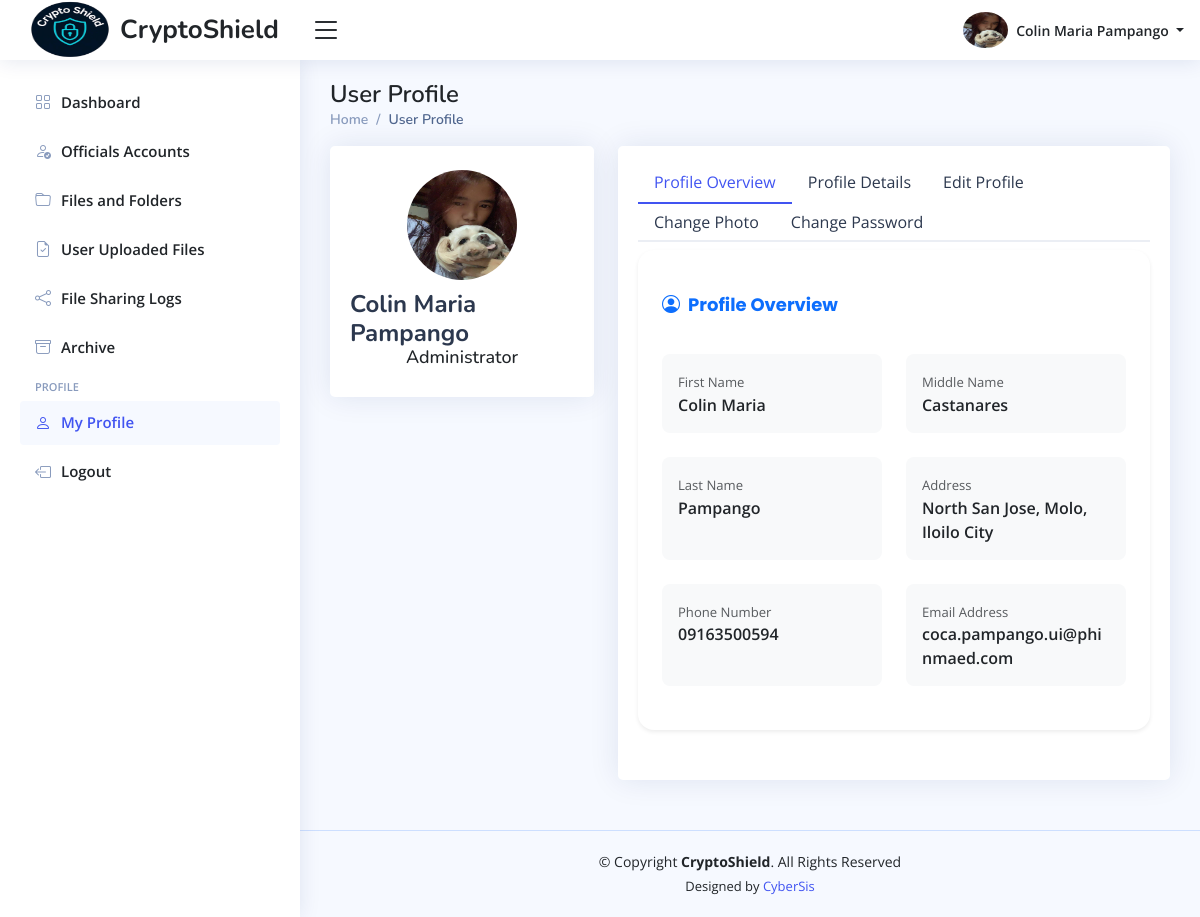
Page /admin/home.php?page=user-profile (signed in) on the committed database.
### tables this page shows
CREATE TABLE `admin_info_tbl` (
  `admin_id` int(11) NOT NULL,
  `profile_picture` varchar(255) DEFAULT NULL,
  `date_of_birth` date DEFAULT NULL,
  `gender` enum('Male','Female','Others') DEFAULT 'Others',
  `phone_number` varchar(100) NOT NULL,
  `full_address` varchar(255) NOT NULL,
  `updated_at` timestamp NOT NULL DEFAULT current_timestamp() ON UPDATE current_timestamp()
);

CREATE TABLE `admin_accounts_tbl` (
  `admin_id` int(11) NOT NULL,
  `first_name` varchar(100) NOT NULL,
  `middle_name` varchar(100) DEFAULT NULL,
  `last_name` varchar(100) NOT NULL,
  `email_address` varchar(150) NOT NULL,
  `admin_password` varchar(255) NOT NULL,
  `role` varchar(100) DEFAULT 'Administrator',
  `reset_password_token` varchar(255) DEFAULT NULL,
  `password_token_expiry` datetime DEFAULT NULL,
  `created_at` timestamp NOT NULL DEFAULT current_timestamp(),
  `updated_at` timestamp NOT NULL DEFAULT current_timestamp() ON UPDATE current_timestamp()
);

### admin/pages/user-profile.php (the view, shortened to what this page needs)
<?php
    $active_tab = "overview";
?>
<main id="main" class="main">
    <?php include_once "includes/pagetitle.php"; ?>
    <section class="section profile">
        <div class="row">
            <div class="col-xl-4">
                <div class="card mb-2">
                    <div class="card-body profile-card pt-4 d-flex flex-column align-items-center">
                        <img
                            src="<?php echo htmlspecialchars($image_path . $profile_picture); ?>"
                            alt="Profile Picture"
                            class="rounded-circle"
                            id="profile-preview"
                            width="110" height="110">
                        <h2> <?php echo htmlspecialchars($first_name . " " . $last_name); ?> </h2>
                        <h3> <?php echo htmlspecialchars($role); ?> </h3>
                    </div>
                </div>
            </div>
            <div class="col-xl-8">
                <div class="card">
                    <div class="card-body pt-3">
                        <ul class="nav nav-tabs nav-tabs-bordered">
                            <li class="nav-item">
                                <button class="nav-link <?php echo htmlspecialchars($active_tab === "overview" ? "active" : ""); ?>" data-bs-toggle="tab" data-bs-target="#profile-overview"> Profile Overview </button>
                            </li>
                            <li class="nav-item">
                                <button class="nav-link" data-bs-toggle="tab" data-bs-target="#other-information"> Profile Details </button>
                            </li>
                            <li class="nav-item">
                                <button class="nav-link <?php echo htmlspecialchars($active_tab === "profile" ? "active" : ""); ?>" data-bs-toggle="tab" data-bs-target="#edit-information"> Edit Profile </button>
                            </li>
                            <li class="nav-item">
                                <button class="nav-link <?php echo htmlspecialchars($active_tab === "photo" ? "active" : ""); ?>" data-bs-toggle="tab" data-bs-target="#picture-edit"> Change Photo </button>
                            </li>
                            <li class="nav-item">
                                <button class="nav-link <?php echo htmlspecialchars($active_tab === "password" ? "active" : ""); ?>" data-bs-toggle="tab" data-bs-target="#change-password"> Change Password </button>
                            </li>
                        </ul>
                        <div class="tab-content pt-2">
                            <div class="tab-pane fade <?php echo htmlspecialchars($active_tab === "overview" ? "show active" : ""); ?> profile-overview" id="profile-overview">
                                <div class="card border-0 shadow-sm rounded-4">
                                    <div class="card-body p-4">
                                        <h5 class="card-title fw-bold mb-4 text-primary">
                                            <i class="bi bi-person-circle me-2"></i>Profile Overview
                                        </h5>
                                        <div class="row g-4">
                                            <div class="col-md-6">
                                                <div class="bg-light rounded-3 p-3 h-100">
                                                    <small class="text-muted">First Name</small>
                                                    <p class="fw-semibold fs-6 mb-0"><?php echo htmlspecialchars($first_name); ?></p>
                                                </div>
                                            </div>
                                            <div class="col-md-6">
                                                <div class="bg-light rounded-3 p-3 h-100">
                                                    <small class="text-muted">Middle Name</small>
                                                    <p class="fw-semibold fs-6 mb-0"><?php echo htmlspecialchars($middle_name); ?></p>
                                                </div>
                                            </div>
                                            <div class="col-md-6">
                                                <div class="bg-light rounded-3 p-3 h-100">
                                                    <small class="text-muted">Last Name</small>
                                                    <p class="fw-semibold fs-6 mb-0"><?php echo htmlspecialchars($last_name); ?></p>
                                                </div>
                                            </div>
                                            <div class="col-md-6">
                                                <div class="bg-light rounded-3 p-3 h-100">
                                                    <small class="text-muted">Address</small>
                                                    <p class="fw-semibold fs-6 mb-0"><?php echo htmlspecialchars($address); ?></p>
                                                </div>
                                            </div>
                                            <div class="col-md-6">
                                                <div class="bg-light rounded-3 p-3 h-100">
                                                    <small class="text-muted">Phone Number</small>
                                                    <p class="fw-semibold fs-6 mb-0"><?php echo htmlspecialchars($phone_number); ?></p>
                                                </div>
                                            </div>
                                            <div class="col-md-6">
                                                <div class="bg-light rounded-3 p-3 h-100">
                                                    <small class="text-muted">Email Address</small>
                                                    <p class="fw-semibold fs-6 mb-0"><?php echo htmlspecialchars($email_address); ?></p>
                                                </div>
                                            </div>
                                        </div>
                                    </div>
                                </div>
                            </div>
                        </div>
                    </div>
                </div>
            </div>
        </div>
    </section>
</main>

### admin/includes/header.php (shortened to what this page needs)
<header id="header" class="header fixed-top d-flex align-items-center">
    <div class="d-flex align-items-center justify-content-between">
        <a href="home.php?page=dashboard" class="logo d-flex align-items-center">
            <img src="../assets/imgs/logo.png" alt="Logo" width="100">
            <span class="d-none d-lg-block"> CryptoShield </span>
        </a>
        <i class="bi bi-list toggle-sidebar-btn"></i>
    </div>
    <nav class="header-nav ms-auto">
        <ul class="d-flex align-items-center">
            <li class="nav-item dropdown pe-3">
                <a class="nav-link nav-profile d-flex align-items-center pe-0" href="#" data-bs-toggle="dropdown">
                    <img src="<?php echo htmlspecialchars($image_path . $profile_picture); ?>" alt="Profile Image" class="rounded-circle" width="45" height="45">
                    <span class="d-none d-md-block dropdown-toggle ps-2">
                        <?php echo htmlspecialchars($first_name . " " . $last_name); ?>
                    </span>
                </a>
            </li>
        </ul>
    </nav>
</header>

### assets/main/css/main-style.css (style rules this page uses)
:root { scroll-behavior: smooth; }
body { font-family: "Open Sans", sans-serif; background: #f6f9ff; color: #444444; }
a { color: #4154f1; text-decoration: none; }
h1, h2, h3, h4, h5, h6 { font-family: "Nunito", sans-serif; }
#main { margin-top: 60px; padding: 20px 30px; transition: all 0.3s; }
.card { margin-bottom: 30px; border: none; border-radius: 5px; box-shadow: 0px 0 30px rgba(1, 41, 112, 0.1); }
.card-title { padding: 20px 0 15px 0; font-size: 18px; font-weight: 500; color: #212529; font-family: "Poppins", sans-serif; }
.card-body { padding: 0 20px 20px 20px; }
.nav-tabs-bordered { border-bottom: 2px solid #ebeef4; }
.nav-tabs-bordered .nav-link { margin-bottom: -2px; border: none; color: #2c384e; }
.nav-tabs-bordered .nav-link.active { background-color: #fff; color: #4154f1; border-bottom: 2px solid #4154f1; }
.logo { line-height: 1; }
@media (min-width: 1200px) { .logo { width: 280px; } }
.logo span { font-size: 26px; font-weight: 700; color: #212529; font-family: "Nunito", sans-serif; }
.header { transition: all 0.5s; z-index: 997; height: 60px; box-shadow: 0px 2px 20px rgba(1, 41, 112, 0.1); background-color: #fff; padding-left: 20px; }
.header .toggle-sidebar-btn { font-size: 32px; padding-left: 10px; cursor: pointer; color: #212529; }
.header-nav ul { list-style: none; }
.header-nav>ul { margin: 0; padding: 0; }
.header-nav .nav-profile { color: #212529; }
.header-nav .nav-profile img { max-height: 36px; }
.header-nav .nav-profile span { font-size: 14px; font-weight: 600; }
@media (min-width: 1200px) { #main, #footer { margin-left: 300px; } }
.profile .profile-card img { max-width: 120px; }
.profile .profile-card h2 { font-size: 24px; font-weight: 700; color: #2c384e; margin: 10px 0 0 0; }
.profile .profile-card h3 { font-size: 18px; }
.profile .profile-overview .row { margin-bottom: 20px; font-size: 15px; }
.profile .profile-overview .card-title { color: #212529; }

### admin/home.php (style rules this page uses)
.logo img { max-height: 70px; }

### rows in the picture
admin_info_tbl: profile_picture (picture), admin_id.last_name "Colin Maria Pampango", admin_id.role "Administrator", admin_id.first_name "Colin Maria", admin_id.middle_name "Castanares", admin_id.last_name "Pampango", full_address "North San Jose, Molo, Iloilo City", phone_number "09163500594", admin_id.email_address "coca.pampango.ui@phinmaed.com"

### other values in the picture
$page_titles[$page_name] "User Profile"
